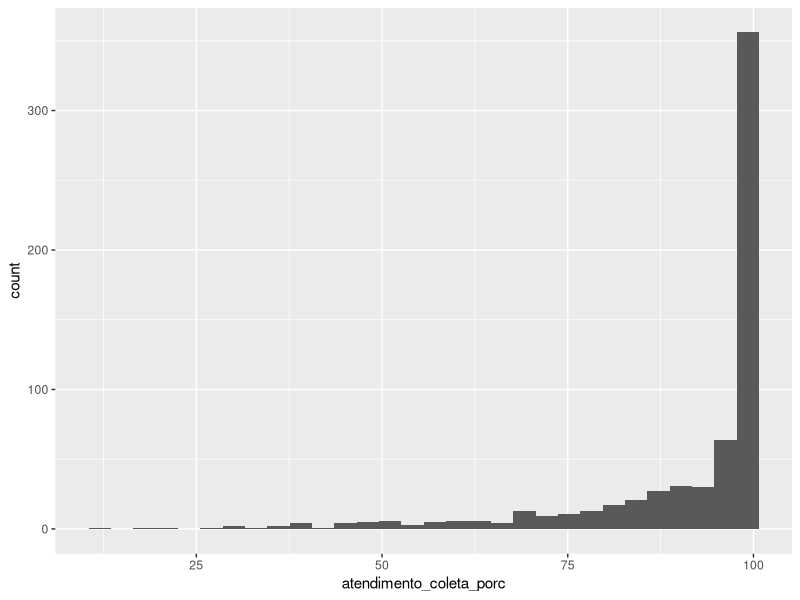
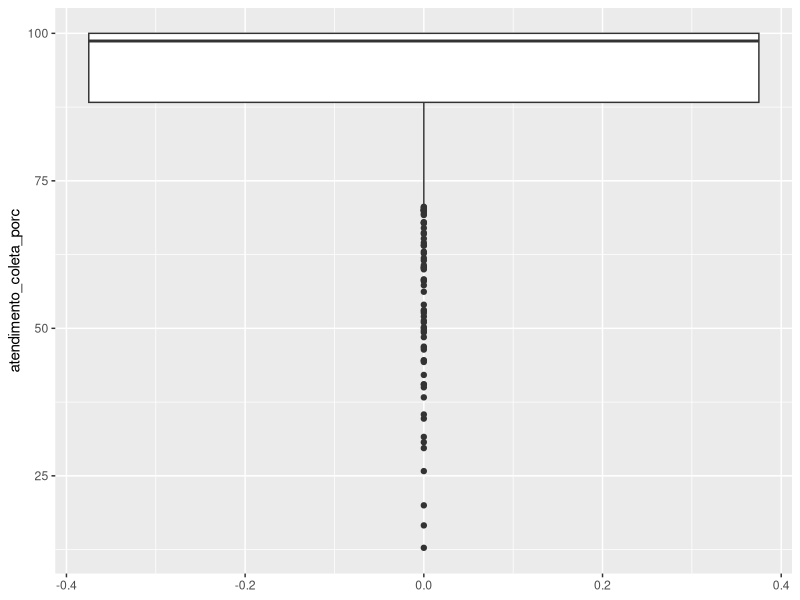

Generate these figures, in order, with R:
## ---- chunk 1
library(tidyverse)
## ---- chunk 2
dados_cetesb <- read_csv("dados/dados-cetesb-2022.csv")
## ---- chunk 3
glimpse(dados_cetesb)
## ---- chunk 4
nrow(dados_cetesb)
ncol(dados_cetesb)
## ---- chunk 5
colnames(dados_cetesb)
## ---- chunk 6
head(dados_cetesb)
tail(dados_cetesb)
## ---- chunk 7
summary(dados_cetesb)
## ---- chunk 8
dados_cetesb$atendimento_coleta_porc 
## ---- chunk 9
# Soma dos valores da coluna `populacao_urbana`
# Ou seja, a população urbana total do estado de São Paulo
sum(dados_cetesb$populacao_urbana)
## ---- chunk 10
# Média dos valores da coluna `ictem`
mean(dados_cetesb$ictem)


# Mediana dos valores da coluna `ictem`
median(dados_cetesb$ictem)

# Variância dos valores da coluna `ictem`
var(dados_cetesb$ictem)


# Desvio padrão dos valores da coluna `ictem`
sd(dados_cetesb$ictem)

# Valor mínimo da coluna `ictem`
min(dados_cetesb$ictem)

# Valor máximo da coluna `ictem`
max(dados_cetesb$ictem)

# Quantis dos valores da coluna `ictem`
quantile(dados_cetesb$ictem)
## ---- chunk 11
# inicia o gráfico com os dados `dados_cetesb`
ggplot(dados_cetesb) +
  # define a variável que será plotada no eixo x
  aes(x = atendimento_coleta_porc) +
  # adiciona a geometria de histograma
  geom_histogram() 
## ---- chunk 12
# inicia o gráfico com os dados `dados_cetesb`
ggplot(dados_cetesb) +
  # define a variável que será plotada no eixo y
  aes(y = atendimento_coleta_porc) +
  # adiciona a geometria de histograma
  geom_boxplot() 
